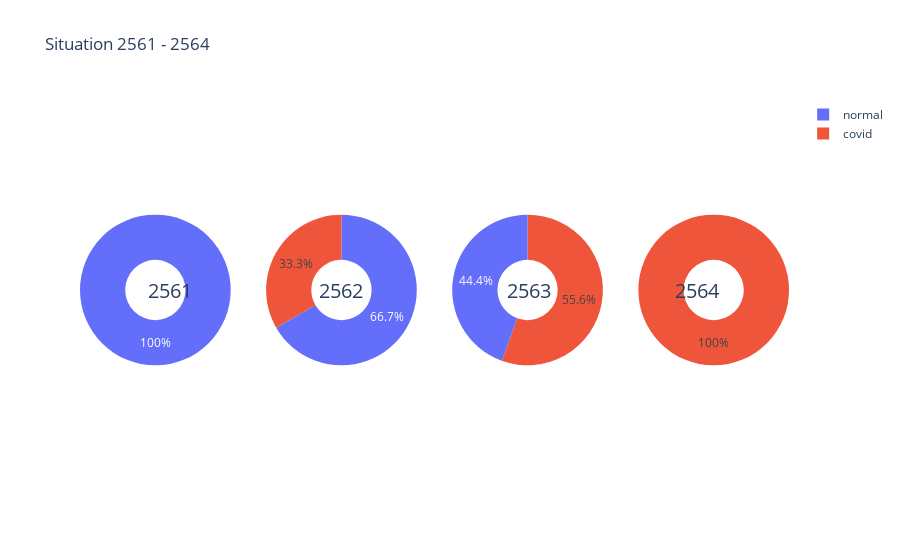

Notebook code for this chart:
### Code cell
pvt = df.pivot_table(index=["year","sem","situation","subject"] ,values= ["section"] , aggfunc= pd.Series.nunique).reset_index()

fig = make_subplots(rows=1, cols=4 ,specs=[[{'type':'domain'}, {'type':'domain'}, {'type':'domain'}, {'type':'domain'}]])
for i in range(1,5):
  fig.add_trace(go.Pie(labels=pvt.loc[pvt["year"] == f'256{i}' , 'situation'], values=pvt.loc[pvt["year"] == f'256{i}' , 'section'], name=f"256{i}"),1, i)

# Use `hole` to create a donut-like pie chart
fig.update_traces(hole=.4, hoverinfo="label+percent+name")

fig.update_layout(
    title_text="Situation 2561 - 2564",
    # Add annotations in the center of the donut pies.
      annotations=[dict(text='2561', x=0.093 , y=0.5, font_size=20, showarrow=False),
                  dict(text='2562', x=0.368 , y=0.5, font_size=20, showarrow=False),
                  dict(text='2563', x=0.633, y=0.5, font_size=20, showarrow=False),
                  dict(text='2564', x=0.906, y=0.5, font_size=20, showarrow=False)
                  ])
fig.update_layout({
'plot_bgcolor':'rgba(0, 0, 0, 0)',
'paper_bgcolor': 'rgba(0, 0, 0, 0)'
})
fig.show()

### Figure 1 — Plotly figure (JSON) as saved in the notebook; plotly's stock layout.template omitted (floating-point values rounded to 4 significant figures)
{"data": [{"domain": {"x": [0, 0.2125], "y": [0, 1]}, "hole": 0.4, "hoverinfo": "label+percent+name", "labels": ["normal", "normal"], "name": "2561", "type": "pie", "values": [1, 1]}, {"domain": {"x": [0.2625, 0.475], "y": [0, 1]}, "hole": 0.4, "hoverinfo": "label+percent+name", "labels": ["normal", "normal", "covid"], "name": "2562", "type": "pie", "values": [1, 1, 1]}, {"domain": {"x": [0.525, 0.7375], "y": [0, 1]}, "hole": 0.4, "hoverinfo": "label+percent+name", "labels": ["normal", "normal", "normal", "covid", "covid", "covid"], "name": "2563", "type": "pie", "values": [2, 1, 1, 1, 3, 1]}, {"domain": {"x": [0.7875, 1], "y": [0, 1]}, "hole": 0.4, "hoverinfo": "label+percent+name", "labels": ["covid", "covid", "covid", "covid", "covid", "covid", "covid"], "name": "2564", "type": "pie", "values": [1, 1, 1, 1, 1, 1, 1]}], "layout": {"annotations": [{"font": {"size": 20}, "showarrow": false, "text": "2561", "x": 0.093, "y": 0.5}, {"font": {"size": 20}, "showarrow": false, "text": "2562", "x": 0.368, "y": 0.5}, {"font": {"size": 20}, "showarrow": false, "text": "2563", "x": 0.633, "y": 0.5}, {"font": {"size": 20}, "showarrow": false, "text": "2564", "x": 0.906, "y": 0.5}], "paper_bgcolor": "rgba(0, 0, 0, 0)", "plot_bgcolor": "rgba(0, 0, 0, 0)", "title": {"text": "Situation 2561 - 2564"}}}
